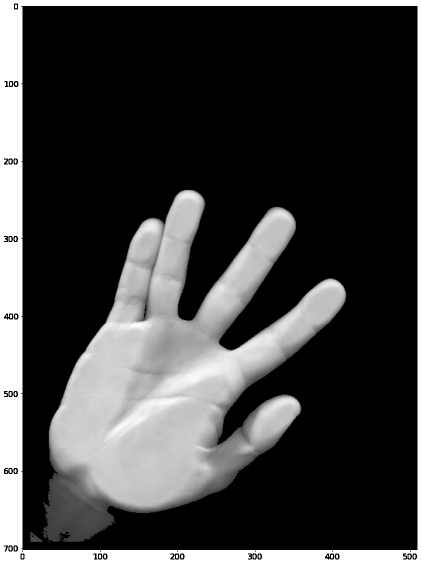
#> input picture 9-10 terms/image processing/02_lab/01.png, 842 x 1128 px (shown at 1/2 size)
$ python 02_lab.py 01.png
#> lines starting #> are read from the running program, lines starting #| are printed output that depends on the picture; after the words box and inside, x2 and y2 are one past the last pixel; in counts of white or black regions, pixels touching at a corner belong together
import numpy as np
import cv2
from matplotlib import pyplot as plt

import os
import sys


def process(img_path):
#> called with img_path = '01.png'
    rgb = cv2.imread(img_path)[:, :, ::-1]
#> rgb is the input picture: shape (1128, 842, 3); min 0, max 255, mean 62.9
    rgb[:10, :, :] = 0
    rgb[-10:, :, :] = 0
    rgb[:, :10, :] = 0
    rgb[:, -10:, :] = 0
    hsv = cv2.cvtColor(rgb, cv2.COLOR_BGR2HSV)
#> hsv: shape (1128, 842, 3); mean H, S, V 0, 0, 53.4
    try:

        t, hand_mask = cv2.threshold(hsv[:, :, 2], 60, 255, 0)
#> hand_mask: shape (1128, 842); 27.6% white; 42 white regions (13 under 20 px), largest, box (x1, y1, x2, y2) and area: (87, 380, 692, 1083) 209731, (10, 10, 832, 1118) 51385, (61, 1064, 85, 1083) 215
        kernel = cv2.getStructuringElement(cv2.MORPH_ELLIPSE, (2, 2))
        hand_mask = cv2.morphologyEx(
            hand_mask, cv2.MORPH_DILATE, kernel, iterations=10
        )
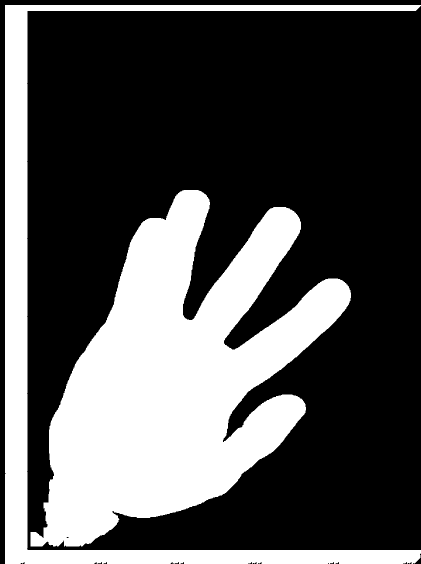
#> hand_mask: shape (1128, 842) (shown at 1/2 size); 32.4% white; 2 white regions

        q1, q2 = cv2.findContours(
            hand_mask, cv2.RETR_EXTERNAL, cv2.CHAIN_APPROX_NONE
        )
#> q1 = 2 contours; box (x1, y1, x2, y2) and area: (61, 380, 702, 1093) 225176, (10, 10, 842, 1128) 78667; q2 = [[1, -1, -1, -1], [-1, 0, -1, -1]]

        r = np.zeros(hand_mask.shape)
        n = 0
        for e1 in q1:
            if len(e1) < 1000:
                continue
            n += 1
            for e2 in e1:
                e2 = e2.reshape(-1)
                r[e2[1], e2[0]] = 255
#> this loop made 2 passes
#> n on passes 1 to 2: 1, 2
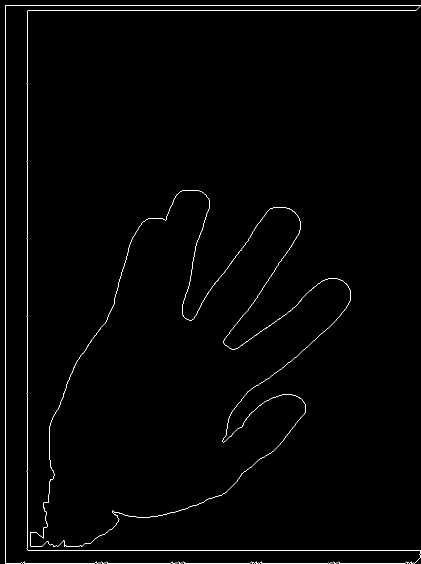
#> r: shape (1128, 842) float64 (shown at 1/2 size); 0.91% white in thin lines or dots
#> after the loop, n = 2
        r = r.astype(np.uint8)
#> r: shape (1128, 842); 0.91% white in thin lines or dots

        hand_mask = np.zeros(hand_mask.shape)
        q1, q2 = cv2.findContours(
            r, cv2.RETR_EXTERNAL, cv2.CHAIN_APPROX_NONE
        )
        cv2.fillPoly(hand_mask, pts=q1, color=(255, 255, 255))
#> hand_mask: shape (1128, 842) float64; 32.4% white; 2 white regions, box (x1, y1, x2, y2) and area: (61, 380, 702, 1093) 226747, (10, 10, 842, 1128) 81411
        kernel = cv2.getStructuringElement(cv2.MORPH_ELLIPSE, (2, 2))
        hand_mask = cv2.morphologyEx(
            hand_mask, cv2.MORPH_DILATE, kernel, iterations=60
        )
#> hand_mask: shape (1128, 842) float64; 51.6% white; 3 black regions (1 under 20 px), largest, box (x1, y1, x2, y2) and area: (114, 72, 842, 1100) 440404, (0, 0, 842, 1128) 19600
        t, hand_mask = cv2.threshold(hand_mask * hsv[:, :, 2] // 255, 60, 255, 0)

        border_01 = cv2.adaptiveThreshold(
            (hand_mask * hsv[:, :, 2] // 255).astype(np.uint8), 255,
            cv2.ADAPTIVE_THRESH_MEAN_C,
            cv2.THRESH_BINARY, 7, 15
        )
#> border_01: shape (1128, 842); 97.2% white; 42 black regions (12 under 20 px), largest, box (x1, y1, x2, y2) and area: (7, 7, 835, 1121) 17662, (95, 377, 694, 1037) 7212, (130, 1077, 181, 1085) 100

        border_01 = 255 - border_01
        kernel = cv2.getStructuringElement(cv2.MORPH_ELLIPSE, (2, 2))
        border_01 = cv2.morphologyEx(
            border_01, cv2.MORPH_DILATE, kernel, iterations=6
        )
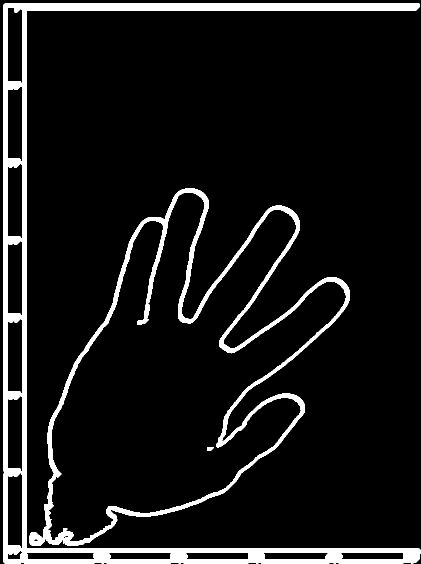
#> border_01: shape (1128, 842) (shown at 1/2 size); 8.4% white; 3 white regions

        q1, q2 = cv2.findContours(
            border_01, cv2.RETR_LIST, cv2.CHAIN_APPROX_NONE
        )
#> q1 = 22 contours, 3 with area under 20; largest, box (x1, y1, x2, y2) and area: (59, 377, 700, 1091) 226014, (94, 385, 693, 1084) 199954, (7, 7, 841, 1127) 84303, (15, 15, 46, 168) 4322, (15, 325, 46, 478) 4231; q2 = 22 rows, first 6: [1, -1, -1, -1], [2, 0, -1, -1], [3, 1, -1, -1], [4, 2, -1, -1], [5, 3, -1, -1], [6, 4, -1, -1]

        r = np.zeros(border_01.shape)
        c = []
        for e1 in q1:
            if len(e1) < 800:
                continue
            n += 1
            c.append(e1)
            for e2 in e1:
                e2 = e2.reshape(-1)
                r[e2[1], e2[0]] = 255
#> this loop made 22 passes
#> e1 on passes 9, 11: [[125, 1077], [126, 1076], [127, 1077], [126, 1078]], [[129, 1063], [130, 1062], [131, 1063], [130, 1064]]
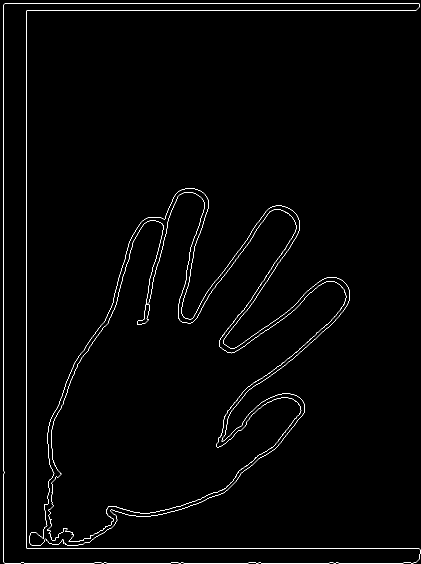
#> r: shape (1128, 842) float64 (shown at 1/2 size); 1.3% white in thin lines or dots
#> after the loop, c = 3 contours; box (x1, y1, x2, y2) and area: (59, 377, 700, 1091) 226014, (94, 385, 693, 1084) 199954, (7, 7, 841, 1127) 84303; n = 5
        r = r.astype(np.uint8)
#> r: shape (1128, 842); 1.3% white in thin lines or dots
        contours = {}
        if cv2.contourArea(c[0]) > cv2.contourArea(c[1]):
            contours['ex'] = c[0]
            contours['in'] = c[1]
        else:
            contours['ex'] = c[1]
            contours['in'] = c[0]

        length = cv2.arcLength(contours['in'], True)
#> length = 4178.8
        epsilon = (1 / 100) * length
#> epsilon = 41.79
        approx = cv2.approxPolyDP(contours['in'], epsilon, True)
#> approx = contour of 16 points, box (x1, y1, x2, y2) (104, 393, 692, 1081), area 203310
        r2 = r.copy()
        for p in approx:
            cv2.circle(r2, p[0], 3, 255, -1)
#> this loop made 16 passes
#> p on passes 1 to 12: [[577, 427]], [[438, 692]], [[652, 563]], [[691, 601]], [[433, 893]], [[547, 799]], [[599, 828]], [[443, 981]], [[104, 1080]], [[106, 845]], [[284, 452]], [[327, 456]]
#> r2: shape (1128, 842); 1.3% white in thin lines or dots

        approx = approx[:, 0, :]
#> approx = 16 rows, first 8: [577, 427], [438, 692], [652, 563], [691, 601], [433, 893], [547, 799], [599, 828], [443, 981]
        contours['in'] = contours['in'][:, 0, :]
        contours['ex'] = contours['ex'][:, 0, :]
        approx_idx = np.full(approx.shape[0], -1)
        for i in range(len(contours['in'])):
            for j in range(len(approx)):
                if (contours['in'][i] == approx[j]).sum() == 2:
                    approx_idx[j] = i
#> after the loop, approx_idx = [572, 856, 1074, 1136, 1497, 1622, 1696, 1899, 2366, 2626, 3020, 3072, 3275, 3549, 48, 303]

        r3 = r.copy()
        thr_01 = 80  # 100
        thr_02 = 150
        thr_abs = 50
        for k in range(2):
            t = []
            fl2 = False
            for i in range(len(approx_idx)):
                if fl2:
                    fl2 = False
                    continue
                p1 = approx_idx[(i + 1) % len(approx_idx)]
                p2 = approx_idx[(i) % len(approx_idx)]
                dist_abs = ((contours['in'][p1] - contours['in'][p2]) ** 2).sum() ** 0.5
                if abs(p1 - p2) < len(contours['in']) - abs(p1 - p2):
                    dist_contour = abs(p1 - p2)
                    fl1 = True
                else:
                    dist_contour = len(contours['in']) - abs(p1 - p2)
                    fl1 = False

                if dist_contour <= thr_01:
                    fl2 = True
                    if fl1:
                        t.append(int((p1 + p2) / 2))
                    else:
                        t.append(int((len(contours['in']) + p1 + p2) / 2) % len(contours['in']))
                elif dist_abs <= thr_abs and dist_contour <= thr_02:
                    fl2 = True
                    if fl1:
                        t.append(int((p1 + p2) / 2))
                    else:
                        t.append(int((len(contours['in']) + p1 + p2) / 2) % len(contours['in']))
                else:
                    t.append(p2)
            approx_idx = np.array(t)

        approx = np.sort(np.array(approx_idx))
        for k, i in enumerate(approx):
            cv2.circle(r3, contours['in'][i], 3, 100 + k * 10, -1)
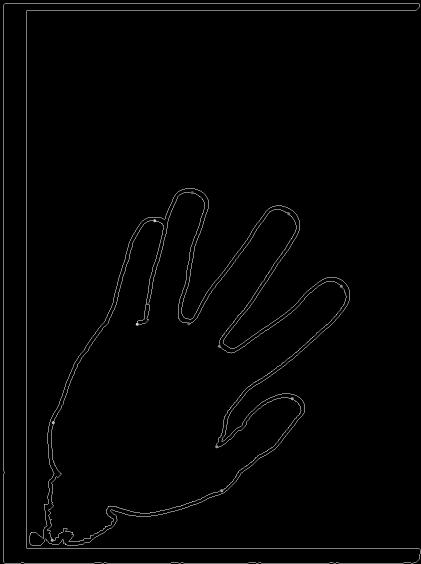
#> r3: shape (1128, 842) (shown at 1/2 size); min 0, max 255, mean 3.3

        def angle(p1, p2, p3):
            v1 = p1 - p2
            v2 = p3 - p2
            l1 = np.sqrt(v1.dot(v1))
            l2 = np.sqrt(v2.dot(v2))
            angle = np.arccos(v1.dot(v2) / (l1 * l2))
            return angle * 57.3

        t = []
        for i in range(len(approx)):
            p1 = contours['in'][(approx[(i - 1) % len(approx)])]
            p2 = contours['in'][(approx[(i) % len(approx)])]
            p3 = contours['in'][(approx[(i + 1) % len(approx)])]
            ang = angle(p1, p2, p3)
            t.append(ang < 100)
#> this loop made 12 passes
#> (p1, p2, p3) on passes 1 to 8: ([274, 648], [384, 385], [377, 647]), ([384, 385], [377, 647], [577, 427]), ([377, 647], [577, 427], [438, 692]), ([577, 427], [438, 692], [682, 572]), ([438, 692], [682, 572], [433, 893]), ([682, 572], [433, 893], [584, 797]), ([433, 893], [584, 797], [443, 981]), ([584, 797], [443, 981], [104, 1080])
#> after the loop, t = [True, True, True, True, True, True, True, False, True, False, True, True]

        t = np.array(t)
        tt = np.concatenate([t, t])
        m = np.array([True] * 9)
        first_p = -1
        for i in range(t.shape[0]):
            if (tt[i:i + 9] == m).sum() == 9:
                first_p = i % t.shape[0]
        #             break

        a = []
        for i in range(first_p, first_p + 9):
            if t[i % len(approx)]:
                a.append(contours['in'][approx[i % len(approx)]])
#> after the loop, a = [[309, 441], [274, 648], [384, 385], [377, 647], [577, 427], [438, 692], [682, 572], [433, 893], [584, 797]]

        r4 = r.copy()
        for p in a:
            cv2.circle(r4, p, 3, 255, -1)
#> this loop made 9 passes
#> r4: shape (1128, 842); 1.3% white in thin lines or dots

        r5 = rgb.copy()

        for i in range(len(a)):
            if i % 2 == 0:
                cv2.circle(r5, a[i], 5, (255, 0, 0), -1)
            else:
                cv2.circle(r5, a[i], 5, (0, 0, 255), -1)

            for i in range(len(a) - 1):
                cv2.line(r5, a[i], a[i + 1], (0, 255, 0), thickness=2)
#> this loop made 9 passes
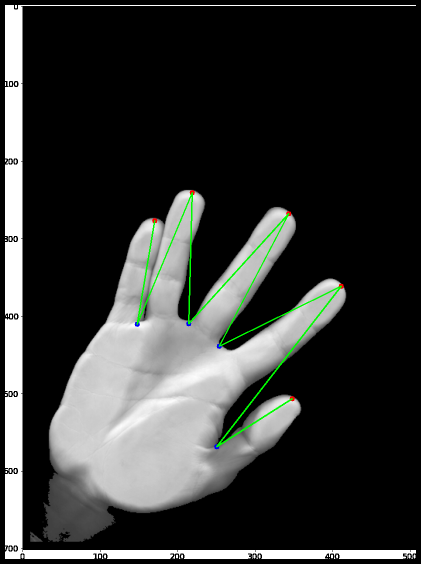
#> r5: shape (1128, 842, 3) (shown at 1/2 size); mean R, G, B 52.5, 54.1, 52.4

        angles = []
        for i in range(1, len(a), 2):
            angles.append(angle(a[i - 1], a[i], a[i + 1]))
#> this loop made 4 passes
#> i on passes 2 to 4: 3, 5, 7
#> after the loop, angles = [13.1, 40.75, 36.14, 19.75]

        thr_angle = [30, 20, 25, 35]

        pose = '5'
        for i in range(4):
            if angles[i] < thr_angle[i]:
                pose = '+' + pose
            else:
                pose = '-' + pose
            pose = str(5 - 1 - i) + pose
#> after the loop, pose = '1+2-3-4+5'
        pose += '\n'

        cv2.putText(
            r5, pose, (100, 50), cv2.FONT_HERSHEY_SIMPLEX,
            1, (255, 255, 255), 2
        )
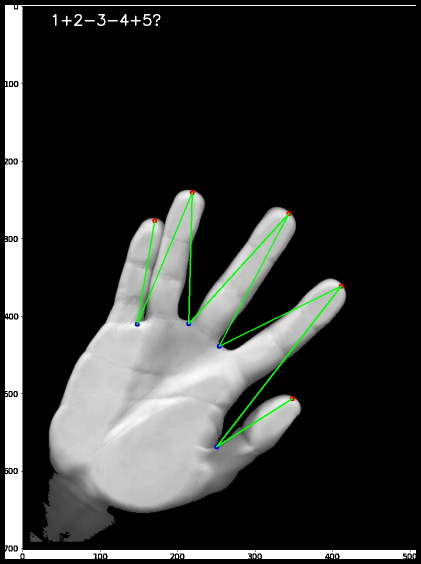
#> r5: shape (1128, 842, 3) (shown at 1/2 size); 0.12% of pixels changed, all inside (x1, y1, x2, y2) = (105, 28, 321, 52)

        coords = '!,'
        coords += os.path.split(img_path)[-1] + ','
        for i in range(5):
            coords += 'T '
            # coords += f'Xt{i+1} '
            coords += str(a[i*2][0]) + ' '
            # coords += f'Yt{i+1} '
            coords += str(a[i*2][1]) + ','
#> this loop made 5 passes
#> coords on passes 1 to 3: '!,01.png,T 309 441,', '!,01.png,T 309 441,T 384 385,', '!,01.png,T 309 441,T 384 385,T 577 427,'
        for i in range(4):
            coords += 'V '
            # coords += f'Xv{i+1} '
            coords += str(a[i*2 + 1][0]) + ' '
            # coords += f'Yv{i+1} '
            coords += str(a[i*2 + 1][1]) + ','
        coords += '?\n'

        return pose, coords, r5
    except Exception as e:
        r5 = rgb.copy()
        cv2.putText(
            r5, 'ERROR!', (100, 50), cv2.FONT_HERSHEY_SIMPLEX,
            1, (255, 255, 255), 2
        )
        pose = 'ERROR\n'
        coords = '!,'
        coords += os.path.split(img_path)[-1] + ','
        coords += 'ERROR,'
        coords += '?\n'

        return pose, coords, r5

img_path = sys.argv[1]
pose, coords, r5 = process(img_path)

with open('Results.txt', 'w') as f:
    f.write(pose)
    f.write(coords)

font = {'size': 16}
plt.rc('font', **font)
fig = plt.figure(figsize=(20, 20))
plt.imshow(r5, cmap='gist_gray')
plt.savefig('visual.tif')

$ run again, on 9-10 terms/image processing/02_lab/03.png
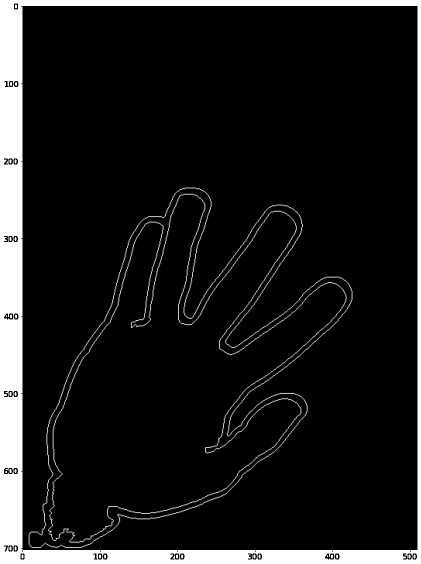
#> input picture 9-10 terms/image processing/02_lab/03.png, 842 x 1128 px (shown at 1/2 size)
#> in process, rgb is the input picture: shape (1128, 842, 3); min 0, max 255, mean 26.3
#> hsv: shape (1128, 842, 3); mean H, S, V 0, 0, 16.7
#> in process, `q1, q2 = cv2.findContours( hand_mask, cv2.RETR_EXTERNAL, cv2.CHAIN_APP..`: q1 = 1 contour; box (x1, y1, x2, y2) and area: (10, 10, 842, 1128) 331706; q2 = [[-1, -1, -1, -1]]
#> the loop in process, `for e1 in q1:` made 1 pass
#> n on pass 1: 1
#> after the loop in process, `for e1 in q1:`: n = 1
#> in process, `q1, q2 = cv2.findContours( border_01, cv2.RETR_LIST, cv2.CHAIN_APPROX_..`: q1 = 40 contours, 19 with area under 20; largest, box (x1, y1, x2, y2) and area: (7, 7, 841, 1127) 340544, (108, 397, 689, 1081) 171698, (15, 15, 46, 168) 4322, (15, 325, 46, 478) 4231, (15, 944, 46, 1097) 4230; q2 = 40 rows, first 6: [1, -1, -1, -1], [2, 0, -1, -1], [3, 1, -1, -1], [4, 2, -1, -1], [5, 3, -1, -1], [6, 4, -1, -1]
#> the loop in process, `for e1 in q1:` made 40 passes
#> e1 on passes 15, 16, 19, 20, 21, 23, 24, 25: [[443, 889], [444, 888], [445, 889], [444, 890]], [[445, 887], [446, 886], [447, 887], [446, 888]], [[369, 642], [370, 641], [371, 642], [370, 643]], [[368, 641], [369, 640], [370, 641], [369, 642]], [[367, 640], [368, 639], [369, 640], [368, 641]], [[692, 575], [693, 574], [694, 575], [693, 576]], [[691, 574], [692, 573], [693, 574], [692, 575]], [[690, 573], [691, 572], [692, 573], [691, 574]]
#> after the loop in process, `for e1 in q1:`: c = 2 contours; box (x1, y1, x2, y2) and area: (7, 7, 841, 1127) 340544, (108, 397, 689, 1081) 171698; n = 3
#> length = 4061.9
#> epsilon = 40.62
#> in process, `approx = cv2.approxPolyDP(contours['in'], epsilon, True)`: approx = contour of 12 points, box (x1, y1, x2, y2) (113, 398, 689, 1074), area 168428
#> the loop in process, `for p in approx:` made 12 passes
#> p on passes 1 to 8: [[574, 438]], [[436, 704]], [[688, 600]], [[408, 912]], [[597, 826]], [[442, 978]], [[113, 1073]], [[120, 841]]
#> in process, `approx = approx[:, 0, :]`: approx = [[574, 438], [436, 704], [688, 600], [408, 912], [597, 826], [442, 978], [113, 1073], [120, 841], [294, 457], [260, 663], [367, 398], [371, 658]]
#> after the loop in process, `for i in range(len(contours['in'])):`: approx_idx = [559, 826, 1089, 1456, 1659, 1842, 2258, 2492, 2876, 3124, 3416, 292]
#> after the loop in process, `for k, i in enumerate(approx):`:
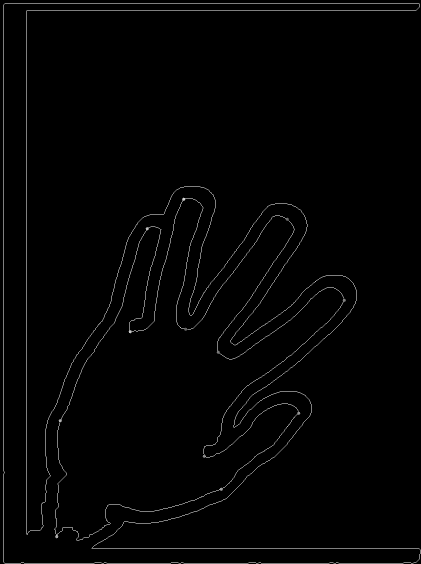
#> r3: shape (1128, 842) (shown at 1/2 size); min 0, max 255, mean 3.1
#> the loop in process, `for i in range(len(approx)):` made 12 passes
#> (p1, p2, p3) on passes 1 to 5: ([367, 398], [371, 658], [574, 438]), ([371, 658], [574, 438], [436, 704]), ([574, 438], [436, 704], [688, 600]), ([436, 704], [688, 600], [408, 912]), ([688, 600], [408, 912], [597, 826])
#> after the loop in process, `for i in range(len(approx)):`: t = [True, True, True, True, True, True, False, True, False, True, True, True]
#> after the loop in process, `for i in range(first_p, first_p + 9):`: a = [[294, 457], [260, 663], [367, 398], [371, 658], [574, 438], [436, 704], [688, 600], [408, 912], [597, 826]]
#> the loop in process, `for p in a:` made 9 passes
#> the loop in process, `for i in range(len(a)):` made 9 passes
#> the loop in process, `for i in range(1, len(a), 2):` made 4 passes
#> i on passes 2 to 4: 3, 5, 7
#> after the loop in process, `for i in range(1, len(a), 2):`: angles = [12.62, 43.58, 40.16, 23.63]
#> after the loop in process, `for i in range(4):`: pose = '1+2-3-4+5'
#> in process, `cv2.putText( r5, pose, (100, 50), cv2.FONT_HERSHEY_SIMPLEX, 1, (255, 2..`:
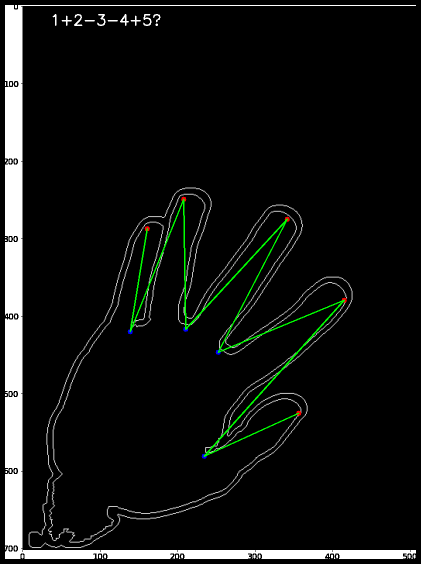
#> r5: shape (1128, 842, 3) (shown at 1/2 size); mean R, G, B 17, 18.7, 17
#> the loop in process, `for i in range(5):` made 5 passes
#> coords on passes 1 to 3: '!,03.png,T 294 457,', '!,03.png,T 294 457,T 367 398,', '!,03.png,T 294 457,T 367 398,T 574 438,'
